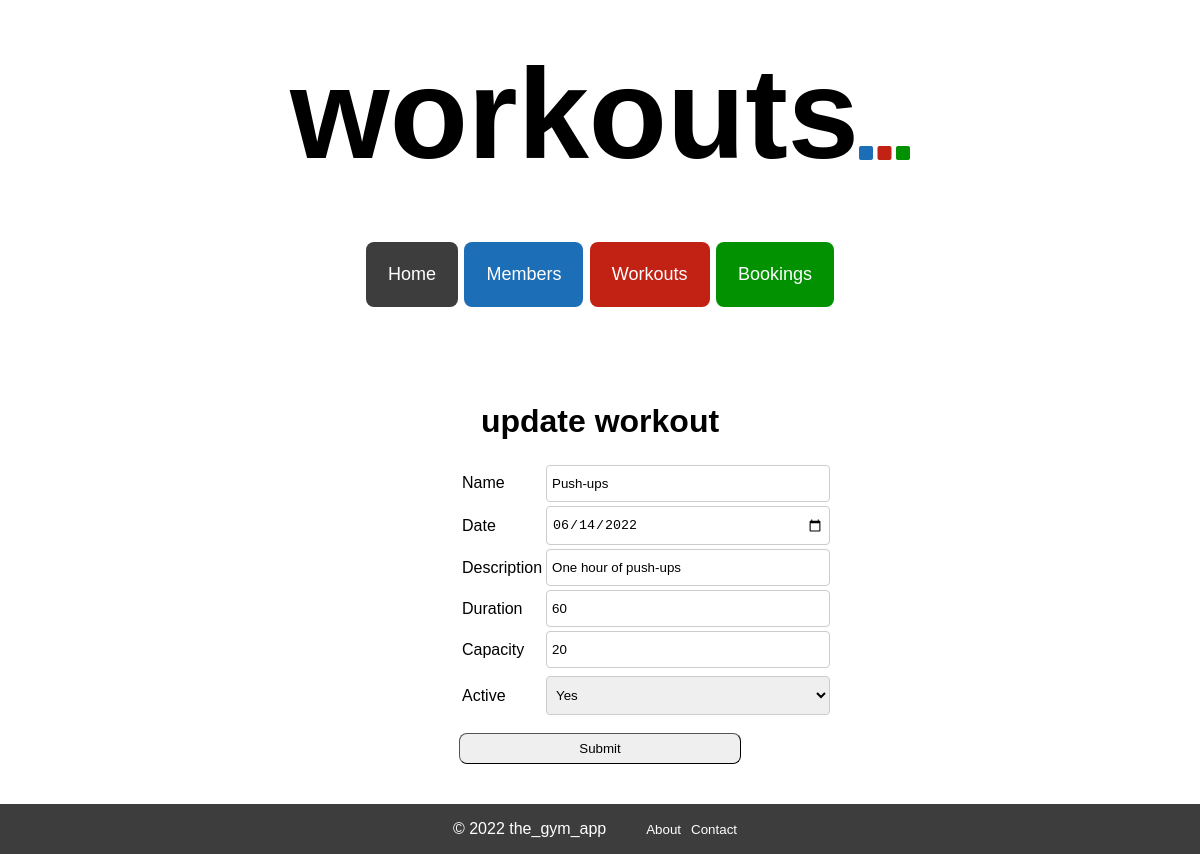
The page /workouts/4/update on the database as committed earlier.
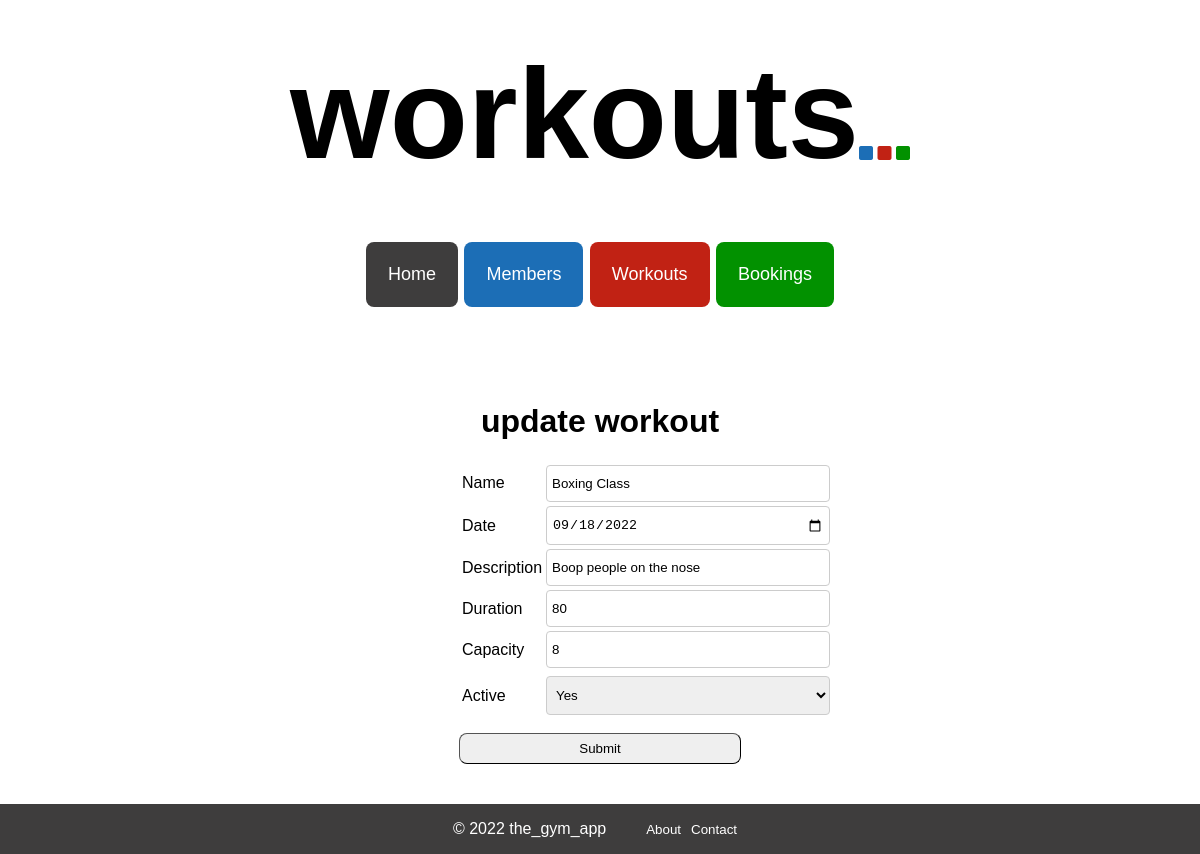
The same page on the database as committed later.
### tables this page shows
CREATE TABLE workouts (
    id INTEGER PRIMARY KEY AUTOINCREMENT,
    name VARCHAR,
    date DATE,
    description TEXT,
    duration INTEGER,
    capacity INTEGER,
    capacity_filled INTEGER,
    active BOOLEAN
);

### controllers/workout_controller.py (the view)
@workouts_blueprint.route("/workouts/<id>/update")
def edit_workout(id):
    route_name = "workouts"
    workout = workout_repository.select(id)
    return render_template("workouts/edit.html", route_name=route_name, workout=workout)

### db/run_sql.py (called while the page is built)
def get_db():
    path = os.path.dirname(os.path.abspath(__file__))
    db = os.path.join(path, "gym_db.db")
    conn = sqlite3.connect(db)
    conn.execute("PRAGMA foreign_keys = 1")
    conn.row_factory = sqlite3.Row
    return conn

def run_sql(sql, values = []):
    db = get_db()
    cursor = db.cursor()
    cursor.execute(sql, values)
    results = cursor.fetchall()
    db.commit()
    db.close()
    return results

### repositories/workout_repository.py (called while the page is built)
def select(id):
    workout = None
    sql = "SELECT * FROM workouts where id = ?"
    values = [id]
    result = run_sql(sql, values)[0]
    if result is not None:
        active = True if result['active'] == 1 else False
        workout = Workout(result['name'], result['date'], result['description'], result['duration'], result['capacity'], result['capacity_filled'], active, result['id'])
    return workout

### templates/workouts/edit.html (shortened to what this page needs)
{% extends 'base.html'%}
{% block content %}
<div class="edit_page_container">
<h1>update workout</h1>
<form class="edit_form" action="/workouts/{{workout.id}}" method="post">
    <table class="edit_table">
    <tr>
        <td>
            <label class="edit_form_label" for="name">Name</label>
        </td>
        <td>
            <input class="edit_form_input" type="text" id="name" name="name" value="{{workout.name}}" placeholder={{workout.name}} required autofocus>
        </td>
    </tr>
    <tr>
        <td>
            <label class="edit_form_label" for="date">Date</label>
        </td>
        <td>
            <input class="edit_form_input" type="date" id="date" name="date" value={{workout.date}} placeholder={{workout.date}} required>
        </td>
    </tr>
    <tr>
        <td>
            <label class="edit_form_label" for="description">Description</label>
        </td>
        <td>
            <input class="edit_form_input" type="text" id="description" name="description" value="{{workout.description}}" placeholder={{workout.description}} required>
        </td>
    </tr>
    <tr>
        <td>
            <label class="edit_form_label" for="duration">Duration</label>
        </td>
        <td>
            <input class="edit_form_input" type="number" id="duration" name="duration" value={{workout.duration}} placeholder={{workout.duration}} required>
        </td>
    </tr>
    <tr>
        <td>
            <label class="edit_form_label" for="capacity">Capacity</label>
        </td>
        <td>
            <input class="edit_form_input" type="number" id="capacity" name="capacity" value={{workout.capacity}} placeholder={{workout.capacity}} required>
        </td>
    </tr>
    <tr>
        <td>
        </td>
        </tr>
        <tr>
            <td>
                <label class="edit_form_label" for={{workout.active}}>Active</label>
            </td>
            {% if workout.active == 1 %}
            <td>
                <select class="edit_form_input" id="active" name="active">
                    <option value={{workout.active}}>Yes</option>
                </select>
            </td>
            {% endif %}
        </tr>
    </table>
    <div>
        <button class="edit_page_button" type="submit">Submit</button>
    </div>
</form>
</div>
{% endblock %}

### templates/base.html (shortened to what this page needs)
<!DOCTYPE html>
<html lang="en">
<head>
    <link rel="stylesheet" href="{{ url_for('static', filename='style.css') }}">
    <link rel="stylesheet" href="{{ url_for('static', filename='index_pages.css') }}">
    <link rel="stylesheet" href="{{ url_for('static', filename='create_pages.css') }}">
    <link rel="stylesheet" href="{{ url_for('static', filename='show_pages.css') }}">
    <link rel="stylesheet" href="{{ url_for('static', filename='edit_pages.css') }}">
</head>
<body>
<div class="page-wrapper">
    <div class="base">
    <header>
        <h1 class="page_headers">{{route_name}}</h1>
        <p class="header-squares"><i class="fa-solid fa-square" id="square" style="color:#1c6eb6"></i> <i class="fa-solid fa-square" style="color:#c12214"></i>
        <i class="fa-solid fa-square" style="color:#029100"></i></p>
    </header>
    <div class="nav_bar">
        <nav>
                <button class="nav_item" id="nav_home"><a href="/">Home</a></button>
                <button class="nav_item" id="nav_member"><a href="/members">Members</a></button>
                <button class="nav_item" id="nav_workout"><a href="/workouts">Workouts</a></button>
                <button class="nav_item" id="nav_booking"><a href="/bookings">Bookings</a></button>
        </nav>
    </div>
    </div>
    <div class="block_content">
        {% block content %}
        {% endblock%}
    </div>
</div>
</body>
    <footer>
        <p> © 2022 the_gym_app</p>
        <nav>
            <ul>
                <li>About</li>
                <li>Contact</li>
            </ul>
        </nav>
    </footer>
</html>

### static/style.css (style rules this page uses)
body { font-family: Verdana, Geneva, Tahoma, sans-serif; min-height: 100%; margin: 0; padding: 0; }
.page-wrapper { min-height: 94vh; }
.page_headers { font-size: 800%; text-align: center; margin-top: 40px; margin-bottom: 50px; }
.base { margin: 0 auto; text-align: center; display: flex; flex-direction: column; justify-content: center; align-items: center; }
.base>header { display: flex; }
.base>header>p { align-self: flex-end; margin-bottom: 74px; }
.header-squares { margin-right: auto; }
.nav_bar { list-style-type: none; margin: 0; padding: 0; margin-bottom: 30px; }
.nav_item { display: inline; margin: 5px 1px; padding: 22px; border-radius: 8px; border: none; }
.nav_item>a { color: white; text-align: center; text-decoration: none; font-size: large; }
#nav_home { background-color: #3e3d3d; }
#nav_member { background-color: #1c6eb6; }
#nav_workout { background-color: #c12214; }
#nav_booking { background-color: #029100; }
footer { display: flex; background-color: #3e3d3d; color: white; font-style: bold; justify-content: center; align-items: center; width: 100%; margin-top: auto; }
footer>nav>ul { display: flex; list-style: none; }
footer>nav>ul>li { margin-right: 10px; font-size: smaller; }

### static/edit_pages.css (style rules this page uses)
.edit_page_container { display: flex; flex-direction: column; align-items: center; justify-content: center; margin: 40px auto; }
.edit_form { width: 23.5%; }
.edit_form_input { padding: 10px 5px; width: 150%; border: 1px solid #ccc; border-radius: 4px; box-sizing: border-box; }
.edit_page_button { padding: 7px; border-radius: 8px; border-width: 1px; width: 100%; cursor: pointer; margin-top: 15px; }

Rows that differ between the two databases and show on the page:
changed workouts: name "Push-ups" → "Boxing Class"; date "06/14/2022" → "09/18/2022"; description "One hour of push-ups" → "Boop people on the nose"; duration "60" → "80"; capacity "20" → "8"
